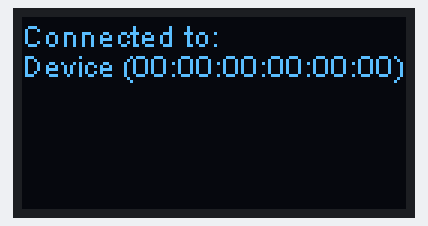
Recording of a sketch running on a simulated ESP32. Parts: 128×64 one-colour display. Nothing arrives over Bluetooth unless stated; a phone connects over Bluetooth LE 3 s after start; what the sketch prints to the serial monitor is not drawn.

Above: at 3.1 s.

The sketch:

sketch_feb26c.ino
```cpp
#include <BLEDevice.h>
#include <BLEUtils.h>
#include <BLEServer.h>
#include "heltec.h" // Include Heltec OLED library

#define SERVICE_UUID        "12345678-1234-1234-1234-123456789abc"
#define CHARACTERISTIC_UUID "abcdefab-cdef-1234-5678-123456789abc"

class MyServerCallbacks: public BLEServerCallbacks {
    void onConnect(BLEServer* pServer, esp_ble_gatts_cb_param_t *param) {
      Serial.println("Device connected");
      Heltec.display->clear();
      // try to to retrieve the name of the connected device
      std::string name = "Device";
      if (param->connect.remote_bda) {
        char addr_str[30];
        sprintf(addr_str, "%02x:%02x:%02x:%02x:%02x:%02x",
                param->connect.remote_bda[0], param->connect.remote_bda[1], param->connect.remote_bda[2],
                param->connect.remote_bda[3], param->connect.remote_bda[4], param->connect.remote_bda[5]);
        name += " (";
        name += addr_str;
        name += ")";
      }
      Heltec.display->drawString(0, 0, "Connected to:");
      Heltec.display->drawString(0, 10, name.c_str());
      Heltec.display->display();
    }

    void onDisconnect(BLEServer* pServer) {
      Serial.println("Device disconnected");
      Heltec.display->clear();
      Heltec.display->drawString(0, 0, "Device disconnected");
      Heltec.display->display();
      // restart advertising after disconnection
      pServer->startAdvertising();
    }
};

void setup() {
  Serial.begin(115200);

  // initialize OLED display
  Heltec.begin(true /*DisplayEnable Enable*/, false /*LoRa Disable*/, true /*Serial Enable*/);
  Heltec.display->clear();
  Heltec.display->drawString(0, 0, "BLE Server Start");
  Heltec.display->display();

  // initialize BLE
  BLEDevice::init("Heltec BLE Server");
  BLEServer *pServer = BLEDevice::createServer();
  pServer->setCallbacks(new MyServerCallbacks());

  BLEService *pService = pServer->createService(SERVICE_UUID);
  BLECharacteristic *pCharacteristic = pService->createCharacteristic(
                                         CHARACTERISTIC_UUID,
                                         BLECharacteristic::PROPERTY_READ |
                                         BLECharacteristic::PROPERTY_WRITE
                                       );
  pCharacteristic->setValue("Hello BLE");
  pService->start();
  pServer->getAdvertising()->start();

  Serial.println("BLE server is ready, waiting for connections...");
}

void loop() {
  // BLE server is handled in callbacks, no need to put code here
  delay(1000);
}
```
